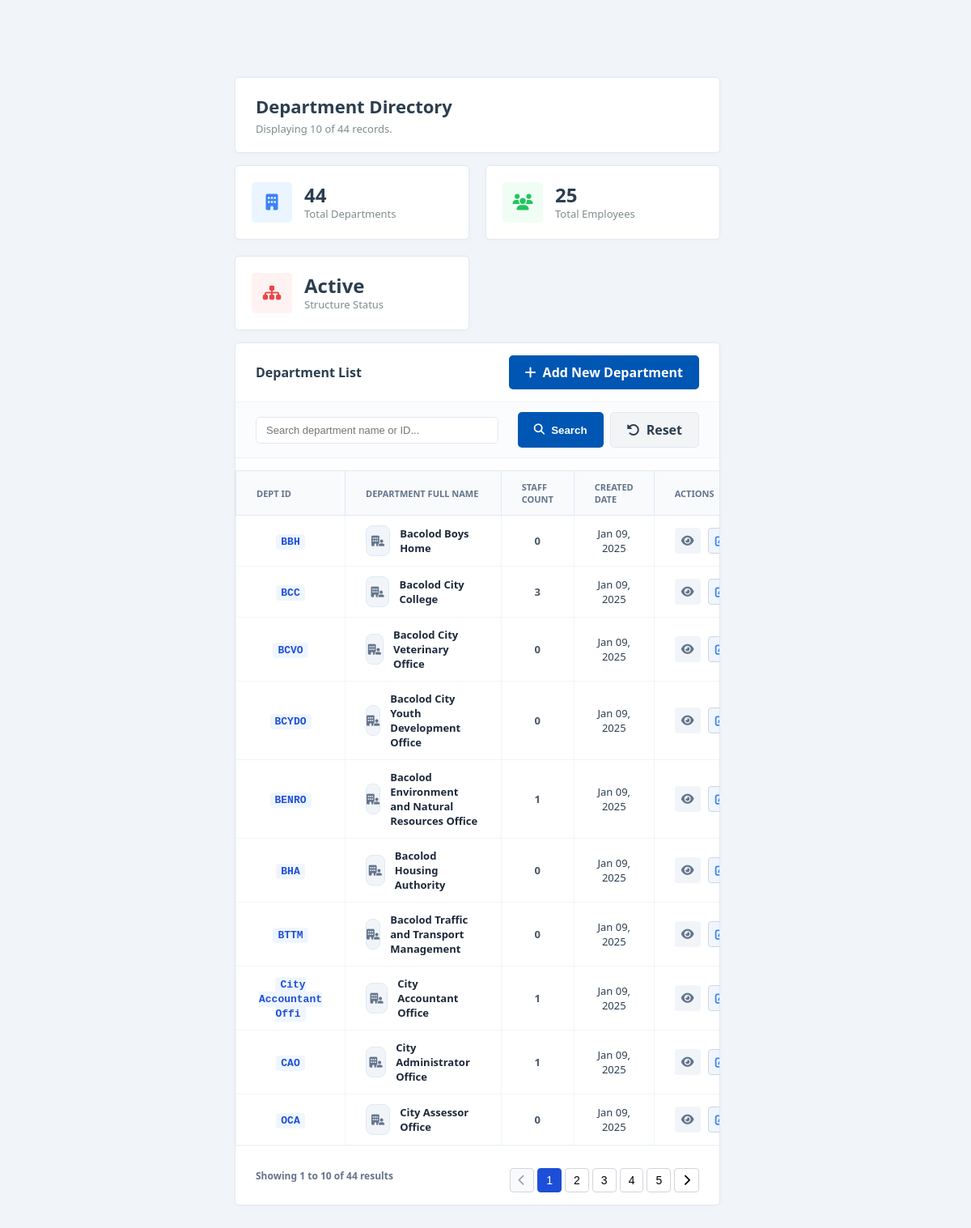
The app's page /accounts/admin/department.php (signed in) with its own data.
### tables this page shows
CREATE TABLE `department` (
  `department_id` varchar(20) NOT NULL COMMENT 'Unique department identifier, e.g., BBH, BCC',
  `department_name` varchar(255) NOT NULL COMMENT 'Full department name, e.g., Bacolod Boys Home',
  `created_at` timestamp NOT NULL DEFAULT current_timestamp() COMMENT 'Timestamp when department was created'
);

### accounts/admin/department.php (the view, shortened to what this page needs)
<?php
require_once '../../config/config.php';
try {
    $pdo->prepare("UPDATE employee SET last_active = NOW() WHERE employee_id = ?")
        ->execute([$_SESSION['employee_id']]);
} catch (PDOException $e) { }
$search_query = $_GET['search'] ?? '';
$page = isset($_GET['page']) && is_numeric($_GET['page']) ? (int)$_GET['page'] : 1;
$limit = 10;
$offset = ($page - 1) * $limit;
try {
    $total_depts_all = $pdo->query("SELECT COUNT(*) FROM department")->fetchColumn() ?: 0;
    $total_staff = $pdo->query("SELECT COUNT(*) FROM employee")->fetchColumn() ?: 0;
    $sql = "SELECT d.*, COUNT(e.employee_id) as employee_count
            FROM department d
            LEFT JOIN employee e ON d.department_id = e.department_id
            WHERE 1=1";
    $params = [];
    $search_val = null;
    $sql .= " GROUP BY d.department_id, d.department_name";
    $count_sql = "SELECT COUNT(*) FROM department";
    if (!empty($search_query)) {
        $count_sql .= " WHERE department_name LIKE ? OR department_id LIKE ?";
        $total_rows_stmt = $pdo->prepare($count_sql);
        $total_rows_stmt->execute([$search_val, $search_val]);
    } else {
        $total_rows_stmt = $pdo->query($count_sql);
    }
    $filtered_total = (int)$total_rows_stmt->fetchColumn();
    $total_pages = ($filtered_total > 0) ? ceil($filtered_total / $limit) : 1;
    $sql .= " ORDER BY d.department_name ASC LIMIT $limit OFFSET $offset";
    $stmt = $pdo->prepare($sql);
    $stmt->execute($params);
    $departments = $stmt->fetchAll(PDO::FETCH_ASSOC);
} catch (PDOException $e) {
    $departments = [];
    $total_pages = 1;
    $filtered_total = 0;
}
?>
<!DOCTYPE html>
<html lang="en">
<head>
    <link rel="stylesheet" href="../../assets/css/style.css">
    <link rel="stylesheet" href="../../assets/css/ledger-table.css">
    <link rel="stylesheet" href="https://cdnjs.cloudflare.com/ajax/libs/font-awesome/6.5.1/css/all.min.css">
</head>
<body>
    <div class="wrapper">
        <main class="main-content">
            <div class="dashboard-wrapper">
                <div class="welcome-header">
                    <div class="welcome-text">
                        <h1 style="font-size: 22px;">Department Directory</h1>
                        <p style="font-size: 13px;">Displaying <?= count($departments) ?> of <?= $filtered_total ?> records.</p>
                    </div>
                </div>
                <div class="stats-grid">
                    <div class="stat-card">
                        <div class="stat-icon blue"><i class="fa-solid fa-building"></i></div>
                        <div class="stat-info"><h3><?= $total_depts_all ?></h3><p>Total Departments</p></div>
                    </div>
                    <div class="stat-card">
                        <div class="stat-icon green"><i class="fa-solid fa-users"></i></div>
                        <div class="stat-info"><h3><?= $total_staff ?></h3><p>Total Employees</p></div>
                    </div>
                    <div class="stat-card">
                        <div class="stat-icon red"><i class="fa-solid fa-sitemap"></i></div>
                        <div class="stat-info"><h3>Active</h3><p>Structure Status</p></div>
                    </div>
                </div>
                <div class="content-card table-card">
                    <div class="report-log-header">
                        <h2 style="font-size: 16px;">Department List</h2>
                        <a href="add-department.php" class="btn-primary" style="text-decoration:none;">
                            <i class="fa-solid fa-plus"></i> Add New Department
                        </a>
                    </div>
                    <form method="GET" class="integrated-filter">
                        <div class="filter-inputs">
                            <input type="text" name="search" value="<?= htmlspecialchars($search_query) ?>" placeholder="Search department name or ID...">
                        </div>
                        <div style="display: flex; gap: 8px;">
                            <button type="submit" class="btn-primary"><i class="fa-solid fa-magnifying-glass"></i> Search</button>
                            <a href="department.php" class="btn-secondary" style="text-decoration:none;"><i class="fa-solid fa-rotate-left"></i> Reset</a>
                        </div>
                    </form>
                    <div class="table-container">
                        <table class="ledger-table">
                            <thead>
                                <tr>
                                    <th>Dept ID</th>
                                    <th>Department Full Name</th>
                                    <th class="text-center">Staff Count</th>
                                    <th>Created Date</th>
                                    <th class="text-center">Actions</th>
                                </tr>
                            </thead>
                            <tbody>
                                <?php if (!empty($departments)): ?>
                                    <?php foreach ($departments as $dept): ?>
                                    <tr>
                                        <td><span class="id-badge"><?= htmlspecialchars($dept['department_id']) ?></span></td>
                                        <td>
                                            <div class="dept-info-cell">
                                                <div class="dept-icon-circle"><i class="fa-solid fa-building-user"></i></div>
                                                <span class="dept-name"><?= htmlspecialchars($dept['department_name']) ?></span>
                                            </div>
                                        </td>
                                        <td class="text-center">
                                            <span style="font-weight: 700; color: #475569;"><?= $dept['employee_count'] ?></span>
                                        </td>
                                        <td><?= date('M d, Y', strtotime($dept['created_at'])) ?></td>
                                        <td class="text-center">
                                            <div style="display: flex; gap: 5px; justify-content: center;">
                                                <button onclick='openDeptModal(<?= json_encode($dept) ?>)' class="icon-btn" title="View Details" style="color: #64748b; background: #f1f5f9; width: 32px; height: 32px; border-radius: 4px; border:none; cursor:pointer;">
                                                    <i class="fa-solid fa-eye"></i>
                                                </button>
                                                <a href="edit-department.php?id=<?= $dept['department_id'] ?>" class="icon-btn" style="color: #3b82f6; background: #eff6ff; width: 32px; height: 32px; border-radius: 4px; display: flex; align-items: center; justify-content: center; text-decoration: none;">
                                                    <i class="fa-solid fa-pen-to-square"></i>
                                                </a>
                                            </div>
                                        </td>
                                    </tr>
                                    <?php endforeach; ?>
                                <?php else: ?>
                                    <tr><td colspan="5" style="text-align:center; padding: 40px; color: #64748b;">No departments found.</td></tr>
                                <?php endif; ?>
                            </tbody>
                        </table>
                    </div>
                    <div class="report-log-header" style="border-top: 1px solid #f1f5f9; border-bottom: none;">
                        <div style="font-size: 12px; color: #64748b; font-weight: 600;">
                            Showing <?= $offset + 1 ?> to <?= min($offset + $limit, $filtered_total) ?> of <?= $filtered_total ?> results
                        </div>
                        <div class="pagination-container">
                            <div class="pagination">
                                <button onclick="window.location.href='?page=<?= max(1, $page - 1) ?>&search=<?= urlencode($search_query) ?>'" <?= $page <= 1 ? 'disabled' : '' ?>>
                                    <i class="fa-solid fa-chevron-left"></i>
                                </button>
                                <?php for ($i = 1; $i <= $total_pages; $i++): ?>
                                    <button class="<?= $i == $page ? 'active' : '' ?>" onclick="window.location.href='?page=<?= $i ?>&search=<?= urlencode($search_query) ?>'">
                                        <?= $i ?>
                                    </button>
                                <?php endfor; ?>
                                <button onclick="window.location.href='?page=<?= min($total_pages, $page + 1) ?>&search=<?= urlencode($search_query) ?>'" <?= $page >= $total_pages ? 'disabled' : '' ?>>
                                    <i class="fa-solid fa-chevron-right"></i>
                                </button>
                            </div>
                        </div>
                    </div>
                </div>
            </div>
        </main>
    </div>
</body>
</html>

### assets/css/style.css (style rules this page uses)
:root { --primary-color: #0056b3; --sidebar-width: 260px; --sidebar-collapsed: 75px; --topbar-height: 65px; --background: #F1F4F8; --sidebar-bg: #F1F4F8; --card-bg: #ffffff; --text-primary: #2c3e50; --text-secondary: #7f8c8d; --hover-bg: #E2E8F0; }
* { margin: 0; padding: 0; box-sizing: border-box; }
body { font-family: 'Segoe UI', sans-serif; background-color: var(--background); color: var(--text-primary); }
.main-content { margin-left: var(--sidebar-width); margin-right: 280px; margin-top: var(--topbar-height); padding: 30px; transition: margin 0.3s ease; min-height: calc(100vh - var(--topbar-height)); }
.dashboard-wrapper { display: flex; flex-direction: column; gap: 15px; max-width: 10000px; margin: 0 auto; }
.welcome-header { background: var(--card-bg); border: 1px solid #e2e8f0; border-radius: 5px; padding: 20px 25px; display: flex; justify-content: space-between; align-items: center; box-shadow: 0 2px 10px rgba(0,0,0,0.02); }
.welcome-text h1 { font-size: 22px; font-weight: 700; color: var(--text-primary); margin-bottom: 4px; }
.welcome-text p { font-size: 14px; color: var(--text-secondary); }
.stats-grid { display: grid; grid-template-columns: repeat(auto-fit, minmax(200px, 1fr)); gap: 20px; }
.stat-card { background: var(--card-bg); padding: 20px; border-radius: 5px; border: 1px solid #e2e8f0; display: flex; align-items: center; gap: 15px; box-shadow: 0 2px 10px rgba(0,0,0,0.02); transition: all 0.2s ease; }
.stat-icon { width: 50px; height: 50px; border-radius: 5px; display: flex; align-items: center; justify-content: center; font-size: 20px; }
.stat-icon.blue { background: rgba(0, 86, 179, 0.1); color: #0056b3; }
.stat-icon.green { background: rgba(49, 162, 76, 0.1); color: #31a24c; }
.stat-icon.red { background: rgba(231, 76, 60, 0.1); color: #e74c3c; }
.stat-info h3 { font-size: 24px; font-weight: 700; color: var(--text-primary); line-height: 1.2; }
.stat-info p { font-size: 13px; color: var(--text-secondary); white-space: nowrap; }
.content-card { background: var(--card-bg); border-radius: 5px; border: 1px solid #e2e8f0; padding: 25px; box-shadow: 0 2px 10px rgba(0,0,0,0.02); height: 100%; }
.btn-primary { background-color: var(--primary-color); color: #fff; border: none; padding: 10px 20px; font-weight: 600; border-radius: 5px; cursor: pointer; display: inline-flex; align-items: center; gap: 8px; transition: background 0.3s ease; }
.btn-secondary { background-color: #f3f4f6; color: var(--text-primary); border: 1px solid #e2e8f0; padding: 10px 20px; font-weight: 600; border-radius: 5px; display: inline-flex; align-items: center; gap: 8px; text-decoration: none; transition: all 0.3s ease; }
.table-container { width: 100%; overflow-x: auto; }
.icon-btn { background: #f3f4f6; border: 1px solid #d1d5db; padding: 6px 8px; border-radius: 5px; cursor: pointer; font-size: 14px; display: inline-flex; align-items: center; justify-content: center; transition: all 0.2s ease; margin-right: 4px; }
.pagination-container { display: flex; justify-content: flex-end; margin-top: 12px; }
.pagination { display: flex; gap: 4px; }
.pagination button { padding: 6px 10px; border: 1px solid #d1d5db; background: #fff; cursor: pointer; border-radius: 4px; font-size: 14px; transition: all 0.2s; }
.pagination button.active { background-color: #1d4ed8; color: #fff; border-color: #1d4ed8; }
.pagination button:disabled { cursor: not-allowed; color: #9ca3af; background-color: #f9fafb; }

### assets/css/ledger-table.css (style rules this page uses)
.ledger-table { width: 100%; border-collapse: collapse; margin-top: 15px; font-size: 13px; }
.ledger-table th { background: #f8fafc; border: 1px solid #e2e8f0; padding: 10px; color: #475569; }
.ledger-table td { border: 1px solid #f1f5f9; padding: 12px 10px; text-align: center; }
.ledger-table td:nth-child(2) { text-align: left; }
.stat-icon.blue { background: #ebf5ff; color: #3b82f6; }
.stat-icon.green { background: #f0fdf4; color: #22c55e; }
.stat-icon.red { background: #fef2f2; color: #ef4444; }

### records on screen
department: department_id "BBH", department_name "Bacolod Boys Home", employee_count "0", created_at "Jan 09, 2025"
department: department_id "BCC", department_name "Bacolod City College", employee_count "3", created_at "Jan 09, 2025"
department: department_id "BCVO", department_name "Bacolod City Veterinary Office", employee_count "0", created_at "Jan 09, 2025"
department: department_id "BCYDO", department_name "Bacolod City Youth Development Office", employee_count "0", created_at "Jan 09, 2025"
department: department_id "BENRO", department_name "Bacolod Environment and Natural Resources Office", employee_count "1", created_at "Jan 09, 2025"
department: department_id "BHA", department_name "Bacolod Housing Authority", employee_count "0", created_at "Jan 09, 2025"
department: department_id "BTTM", department_name "Bacolod Traffic and Transport Management", employee_count "0", created_at "Jan 09, 2025"
department: department_id "City Accountant Offi", department_name "City Accountant Office", employee_count "1", created_at "Jan 09, 2025"
department: department_id "CAO", department_name "City Administrator Office", employee_count "1", created_at "Jan 09, 2025"
department: department_id "OCA", department_name "City Assessor Office", employee_count "0", created_at "Jan 09, 2025"

### other values on screen
count($departments) "10"
$filtered_total "44"
$total_depts_all "44"
$total_staff "25"
$offset + 1 "1"
min($offset + $limit, $filtered_total) "10"
